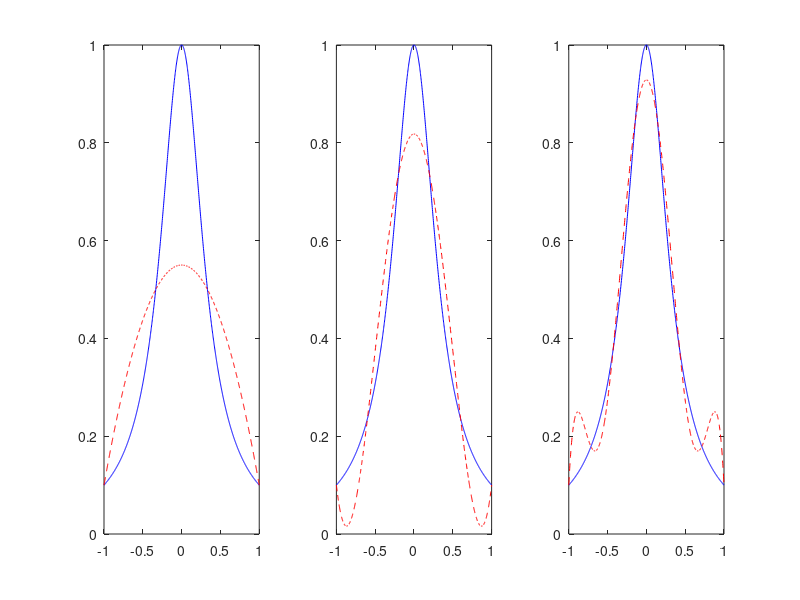
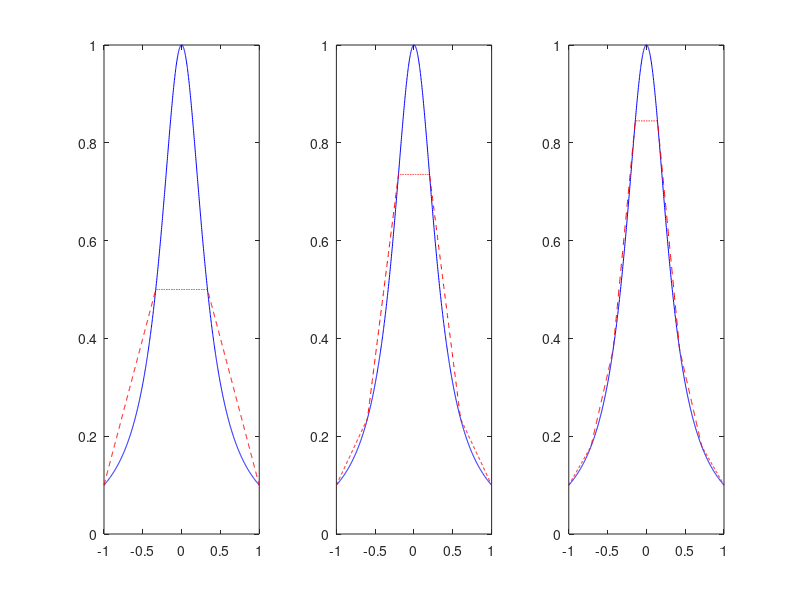

These charts were generated, in order, by the following MATLAB code:
clear
clc
hold on

f = @(x) 1./(1+9*x.^2);
a = -1;
b = 1;

i = 1;
for N = 3:2:7
    x_plot = linspace(a, b, 1000);
    y_plot = f(x_plot);
    
    x_equispaced = linspace(a, b, N+1);
    y_equispaced = f(x_equispaced);
    
    %serve solo per lineare semplice
    p_equispaced = polyfit(x_equispaced, y_equispaced, N);
    y_interp_equispaced = polyval(p_equispaced, x_plot);
    %serve solo per lineare composita
    y_interp_equispaced_linear = interp1(x_equispaced, y_equispaced, x_plot, 'linear');

    %grafico lineare semplice
    figure(1);
    subplot(1, 3, i);
    plot(x_plot, y_plot, 'b');
    hold on;
    plot(x_plot, y_interp_equispaced, 'r--');
   
    %grafico lineare composita
    figure(2);
    subplot(1, 3, i);
    plot(x_plot, y_plot, 'b');
    hold on;
    plot(x_plot, y_interp_equispaced_linear, 'r--');
    i = i +1;
end

